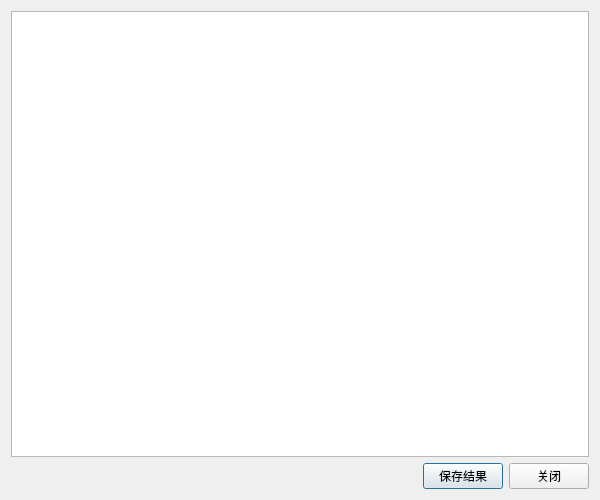
<?xml version="1.0" encoding="UTF-8"?>
<ui version="4.0">
 <class>ResultDialog</class>
 <widget class="QDialog" name="ResultDialog">
  <property name="geometry">
   <rect>
    <x>0</x>
    <y>0</y>
    <width>600</width>
    <height>500</height>
   </rect>
  </property>
  <property name="windowTitle">
   <string>结果</string>
  </property>
  <layout class="QVBoxLayout" name="verticalLayout">
   <item>
    <widget class="QTextEdit" name="resultTextEdit">
     <property name="readOnly">
      <bool>true</bool>
     </property>
    </widget>
   </item>
   <item>
    <layout class="QHBoxLayout" name="horizontalLayout">
     <item>
      <spacer name="horizontalSpacer">
       <property name="orientation">
        <enum>Qt::Horizontal</enum>
       </property>
       <property name="sizeHint" stdset="0">
        <size>
         <width>40</width>
         <height>20</height>
        </size>
       </property>
      </spacer>
     </item>
     <item>
      <widget class="QPushButton" name="saveButton">
       <property name="text">
        <string>保存结果</string>
       </property>
      </widget>
     </item>
     <item>
      <widget class="QPushButton" name="closeButton">
       <property name="text">
        <string>关闭</string>
       </property>
      </widget>
     </item>
    </layout>
   </item>
  </layout>
 </widget>
 <resources/>
 <connections>
  <connection>
   <sender>closeButton</sender>
   <signal>clicked()</signal>
   <receiver>ResultDialog</receiver>
   <slot>reject()</slot>
   <hints>
    <hint type="sourcelabel">
     <x>248</x>
     <y>254</y>
    </hint>
    <hint type="destinationlabel">
     <x>157</x>
     <y>274</y>
    </hint>
   </hints>
  </connection>
 </connections>
</ui>
